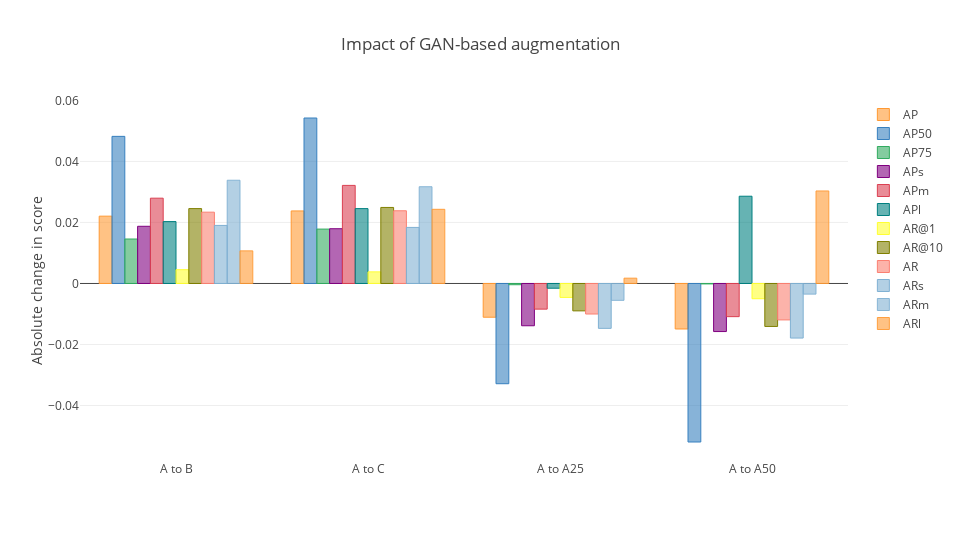

Notebook code cell kept with this figure:
### Code cell
cf.go_offline(connected = True)
config = {
    "modeBarButtonsToRemove": ["sendDataToCloud"],
    "displaylogo": False
}
layout = {
    "title": "Impact of GAN-based augmentation",
    "yaxis": {
        "title": "Absolute change in score"
    },
    "width": 960,
    "height": 540
}
fig = df_combined.iplot(kind = "bar", y = ["AP", "AP50", "AP75", "APs", "APm", "APl", "AR@1", "AR@10", "AR", "ARs", "ARm", "ARl"], layout = layout, asFigure = True)
py.offline.iplot(fig, show_link = False, config = config)

### Figure 1 — Plotly figure (JSON) as saved in the notebook; plotly's stock layout.template omitted (floating-point values rounded to 4 significant figures)
{"data": [{"marker": {"color": "rgba(255, 153, 51, 0.6)", "line": {"color": "rgba(255, 153, 51, 1.0)", "width": 1}}, "name": "AP", "orientation": "v", "text": "", "type": "bar", "uid": "f2160d5b-4dce-4fd1-a50f-4239df1182a6", "x": ["A to B", "A to C", "A to A25", "A to A50"], "y": [0.02206, 0.02377, -0.01106, -0.01491]}, {"marker": {"color": "rgba(55, 128, 191, 0.6)", "line": {"color": "rgba(55, 128, 191, 1.0)", "width": 1}}, "name": "AP50", "orientation": "v", "text": "", "type": "bar", "uid": "611157e9-5eca-4830-8437-56ed07dc6a7b", "x": ["A to B", "A to C", "A to A25", "A to A50"], "y": [0.04821, 0.05422, -0.03285, -0.05195]}, {"marker": {"color": "rgba(50, 171, 96, 0.6)", "line": {"color": "rgba(50, 171, 96, 1.0)", "width": 1}}, "name": "AP75", "orientation": "v", "text": "", "type": "bar", "uid": "aa646610-4b80-45a5-a3e0-d38ba734e410", "x": ["A to B", "A to C", "A to A25", "A to A50"], "y": [0.01457, 0.01782, -0.0004125, -0.0001463]}, {"marker": {"color": "rgba(128, 0, 128, 0.6)", "line": {"color": "rgba(128, 0, 128, 1.0)", "width": 1}}, "name": "APs", "orientation": "v", "text": "", "type": "bar", "uid": "2f3cadab-a0c7-4b67-ba92-e2a766d0d6d8", "x": ["A to B", "A to C", "A to A25", "A to A50"], "y": [0.01874, 0.01794, -0.01386, -0.01576]}, {"marker": {"color": "rgba(219, 64, 82, 0.6)", "line": {"color": "rgba(219, 64, 82, 1.0)", "width": 1}}, "name": "APm", "orientation": "v", "text": "", "type": "bar", "uid": "f50f5cbe-ac3d-44c5-ab48-1f512b0f5e57", "x": ["A to B", "A to C", "A to A25", "A to A50"], "y": [0.02795, 0.03214, -0.008413, -0.01087]}, {"marker": {"color": "rgba(0, 128, 128, 0.6)", "line": {"color": "rgba(0, 128, 128, 1.0)", "width": 1}}, "name": "APl", "orientation": "v", "text": "", "type": "bar", "uid": "7dd78fb0-842c-4e60-a2f8-41352500a7ca", "x": ["A to B", "A to C", "A to A25", "A to A50"], "y": [0.02028, 0.02453, -0.001559, 0.02859]}, {"marker": {"color": "rgba(255, 255, 51, 0.6)", "line": {"color": "rgba(255, 255, 51, 1.0)", "width": 1}}, "name": "AR@1", "orientation": "v", "text": "", "type": "bar", "uid": "96cf5f7a-046e-4864-be9b-dfcbe6ab30fe", "x": ["A to B", "A to C", "A to A25", "A to A50"], "y": [0.004517, 0.003804, -0.004569, -0.004998]}, {"marker": {"color": "rgba(128, 128, 0, 0.6)", "line": {"color": "rgba(128, 128, 0, 1.0)", "width": 1}}, "name": "AR@10", "orientation": "v", "text": "", "type": "bar", "uid": "e816423f-df14-49e5-a1e3-7a21fe9344d9", "x": ["A to B", "A to C", "A to A25", "A to A50"], "y": [0.02454, 0.02491, -0.008979, -0.01408]}, {"marker": {"color": "rgba(251, 128, 114, 0.6)", "line": {"color": "rgba(251, 128, 114, 1.0)", "width": 1}}, "name": "AR", "orientation": "v", "text": "", "type": "bar", "uid": "cb5e0a95-ac12-426d-906a-df0856f60b24", "x": ["A to B", "A to C", "A to A25", "A to A50"], "y": [0.02336, 0.02382, -0.01001, -0.01194]}, {"marker": {"color": "rgba(128, 177, 211, 0.6)", "line": {"color": "rgba(128, 177, 211, 1.0)", "width": 1}}, "name": "ARs", "orientation": "v", "text": "", "type": "bar", "uid": "da8d635a-e8f6-4b87-9d03-f80a4bc1985e", "x": ["A to B", "A to C", "A to A25", "A to A50"], "y": [0.01902, 0.01837, -0.01471, -0.01789]}, {"marker": {"color": "rgba(128, 177, 211, 0.6)", "line": {"color": "rgba(128, 177, 211, 0.8999999999999999)", "width": 1}}, "name": "ARm", "orientation": "v", "text": "", "type": "bar", "uid": "660549c0-4f0f-4ee1-88cd-8d14b562df77", "x": ["A to B", "A to C", "A to A25", "A to A50"], "y": [0.03383, 0.03171, -0.005526, -0.003488]}, {"marker": {"color": "rgba(255, 153, 51, 0.6)", "line": {"color": "rgba(255, 153, 51, 0.8999999999999999)", "width": 1}}, "name": "ARl", "orientation": "v", "text": "", "type": "bar", "uid": "c4075a3a-7eac-4247-890b-d37f88b7a503", "x": ["A to B", "A to C", "A to A25", "A to A50"], "y": [0.01069, 0.0243, 0.00174, 0.03032]}], "layout": {"height": 540, "title": {"text": "Impact of GAN-based augmentation"}, "width": 960, "yaxis": {"title": {"text": "Absolute change in score"}}}}
